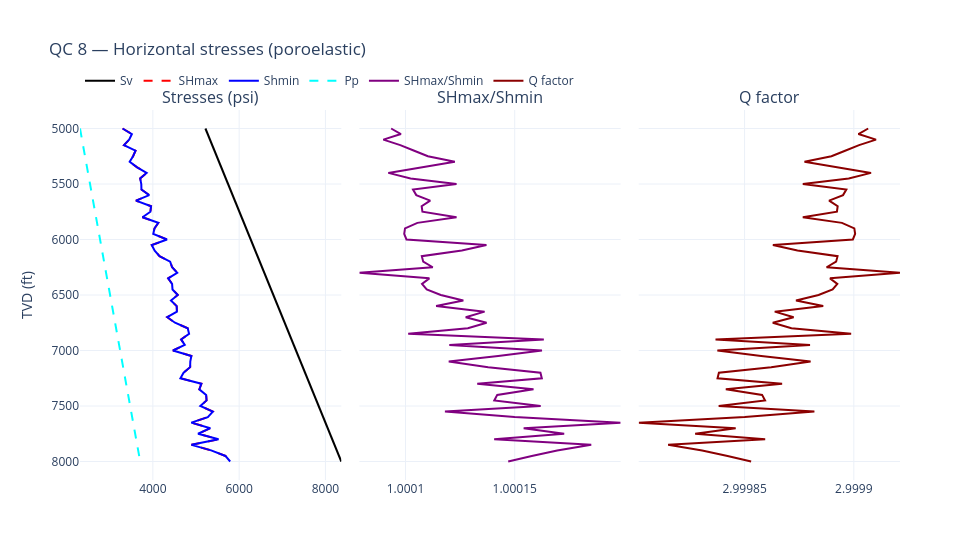

Here is the notebook cell this chart was saved with:
### Markdown cell above
## 8. Horizontal stresses (poroelastic) + stress-tensor rotation

Poroelastic model gives Shmin / Shmax, then rotate principal stresses into NEV frame.

### Code cell
hs_list = HorizontalStressesCalculation.calculate_poroelastic_horizontal_stresses_array(
    overburden_stress=df["SV"].tolist(),
    pore_pressure=df["PP"].tolist(),
    poisson_ratio=df["PR_STA"].tolist(),
    youngs_modulus=df["YME_STA_Mpsi"].tolist(),
    biot_coefficient=df["BIOT"].tolist(),
    EX=0.0001,
    EY=0.0005,
)
df["SHMIN"] = [h.shmin for h in hs_list]
df["SHMAX"] = [h.shmax for h in hs_list]
df["Q_FACTOR"] = [h.q_factor for h in hs_list]
df["SHMAX_SHMIN_RATIO"] = [h.shmax_shmin_ratio for h in hs_list]

# Example rotation at mid-depth
mid = len(df) // 2
SHMAX_AZIMUTH = 45.0  # deg from North
stress_nev = rotate_stress_to_shmax(
    shmin=df["SHMIN"].iloc[mid],
    shmax=df["SHMAX"].iloc[mid],
    svert=df["SV"].iloc[mid],
    shmax_azimuth=SHMAX_AZIMUTH,
)
display(df[["TVD", "SHMIN", "SHMAX", "Q_FACTOR", "SHMAX_SHMIN_RATIO"]].head())

qc_log_plot(
    [
        ("Stresses (psi)", [(df["SV"], "Sv", "black", None),
                            (df["SHMAX"], "SHmax", "red", "dash"),
                            (df["SHMIN"], "Shmin", "blue", None),
                            (df["PP"], "Pp", "cyan", "dash")]),
        ("SHmax/Shmin", [(df["SHMAX_SHMIN_RATIO"], "SHmax/Shmin", "purple", None)]),
        ("Q factor", [(df["Q_FACTOR"], "Q factor", "darkred", None)]),
    ],
    "QC 8 — Horizontal stresses (poroelastic)",
    width=980,
).show()

# QC — the rotated stress tensor in the NEV frame at mid-depth
labels = ["North", "East", "Vertical"]
fig = go.Figure(go.Heatmap(
    z=np.round(stress_nev, 1), x=labels, y=labels, colorscale="RdBu_r",
    text=np.round(stress_nev, 1), texttemplate="%{text}",
    colorbar=dict(title="psi"),
))
fig.update_yaxes(autorange="reversed")
fig.update_layout(
    height=420, width=520, template="plotly_white",
    title=(f"QC 8b — Stress tensor in NEV frame @ {df['TVD'].iloc[mid]:.0f} ft "
           f"(SHmax az={SHMAX_AZIMUTH}°)"),
)
fig.show()
